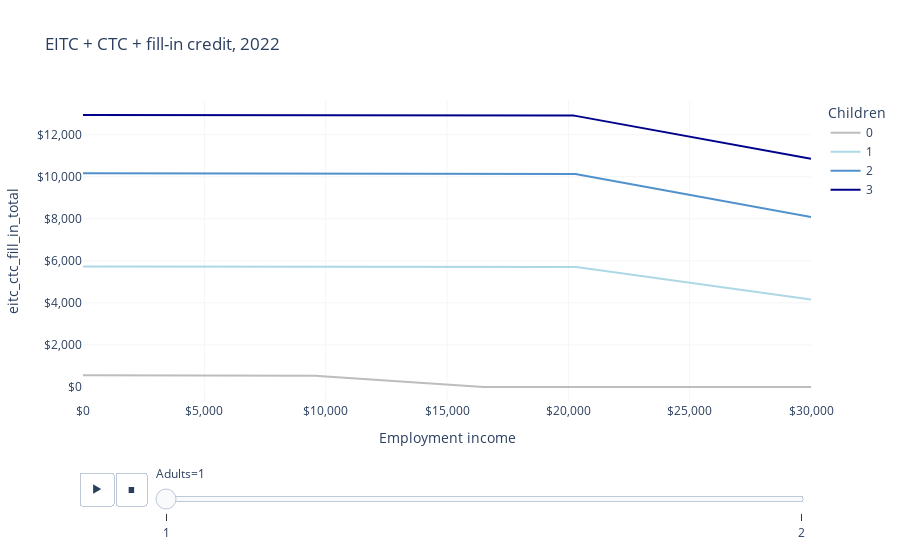

Notebook cell for this chart:
### Markdown cell above
Adding the fill-in credit to the EITC and CTC shows how it fits in.

### Code cell
df["eitc_ctc_fill_in_total"] = df[["fill_in_eitc_ctc", "eitc", "ctc"]].sum(axis=1)

fig = px.line(
    df,
    "employment_income",
    "eitc_ctc_fill_in_total",
    color="children",
    animation_frame="adults",
    labels=LABELS,
    title="EITC + CTC + fill-in credit, 2022",
    color_discrete_map=COLOR_MAP,
)

fig.update_layout(
    xaxis_tickformat="$,",
    yaxis_tickformat="$,",
    plot_bgcolor="white",
    xaxis_gridcolor=LIGHT_GRAY,
    yaxis_gridcolor=LIGHT_GRAY,
)
fig.show()

### Figure 1 — Plotly figure (JSON) as saved in the notebook; plotly's stock layout.template omitted (floating-point values rounded to 4 significant figures; data arrays with more than 128 entries replaced by an {"elided": "..."} marker saying what was removed)
{"data": [{"hovertemplate": "Children=0<br>Adults=1<br>Employment income=%{x}<br>eitc_ctc_fill_in_total=%{y}<extra></extra>", "legendgroup": "0", "line": {"color": "#BDBDBD", "dash": "solid"}, "marker": {"symbol": "circle"}, "mode": "lines", "name": "0", "orientation": "v", "showlegend": true, "type": "scatter", "x": {"elided": "301 int values"}, "xaxis": "x", "y": {"elided": "301 int values"}, "yaxis": "y"}, {"hovertemplate": "Children=1<br>Adults=1<br>Employment income=%{x}<br>eitc_ctc_fill_in_total=%{y}<extra></extra>", "legendgroup": "1", "line": {"color": "lightblue", "dash": "solid"}, "marker": {"symbol": "circle"}, "mode": "lines", "name": "1", "orientation": "v", "showlegend": true, "type": "scatter", "x": {"elided": "301 int values"}, "xaxis": "x", "y": {"elided": "301 int values"}, "yaxis": "y"}, {"hovertemplate": "Children=2<br>Adults=1<br>Employment income=%{x}<br>eitc_ctc_fill_in_total=%{y}<extra></extra>", "legendgroup": "2", "line": {"color": "#5091cc", "dash": "solid"}, "marker": {"symbol": "circle"}, "mode": "lines", "name": "2", "orientation": "v", "showlegend": true, "type": "scatter", "x": {"elided": "301 int values"}, "xaxis": "x", "y": {"elided": "301 int values"}, "yaxis": "y"}, {"hovertemplate": "Children=3<br>Adults=1<br>Employment income=%{x}<br>eitc_ctc_fill_in_total=%{y}<extra></extra>", "legendgroup": "3", "line": {"color": "darkblue", "dash": "solid"}, "marker": {"symbol": "circle"}, "mode": "lines", "name": "3", "orientation": "v", "showlegend": true, "type": "scatter", "x": {"elided": "301 int values"}, "xaxis": "x", "y": {"elided": "301 int values"}, "yaxis": "y"}], "layout": {"legend": {"title": {"text": "Children"}, "tracegroupgap": 0}, "plot_bgcolor": "white", "sliders": [{"active": 0, "currentvalue": {"prefix": "Adults="}, "len": 0.9, "pad": {"b": 10, "t": 60}, "steps": [{"args": [["1"], {"frame": {"duration": 0, "redraw": false}, "fromcurrent": true, "mode": "immediate", "transition": {"duration": 0, "easing": "linear"}}], "label": "1", "method": "animate"}, {"args": [["2"], {"frame": {"duration": 0, "redraw": false}, "fromcurrent": true, "mode": "immediate", "transition": {"duration": 0, "easing": "linear"}}], "label": "2", "method": "animate"}], "x": 0.1, "xanchor": "left", "y": 0, "yanchor": "top"}], "title": {"text": "EITC + CTC + fill-in credit, 2022"}, "updatemenus": [{"buttons": [{"args": [null, {"frame": {"duration": 500, "redraw": false}, "fromcurrent": true, "mode": "immediate", "transition": {"duration": 500, "easing": "linear"}}], "label": "&#9654;", "method": "animate"}, {"args": [[null], {"frame": {"duration": 0, "redraw": false}, "fromcurrent": true, "mode": "immediate", "transition": {"duration": 0, "easing": "linear"}}], "label": "&#9724;", "method": "animate"}], "direction": "left", "pad": {"r": 10, "t": 70}, "showactive": false, "type": "buttons", "x": 0.1, "xanchor": "right", "y": 0, "yanchor": "top"}], "xaxis": {"anchor": "y", "domain": [0, 1], "gridcolor": "#F5F5F5", "tickformat": "$,", "title": {"text": "Employment income"}}, "yaxis": {"anchor": "x", "domain": [0, 1], "gridcolor": "#F5F5F5", "tickformat": "$,", "title": {"text": "eitc_ctc_fill_in_total"}}}}
